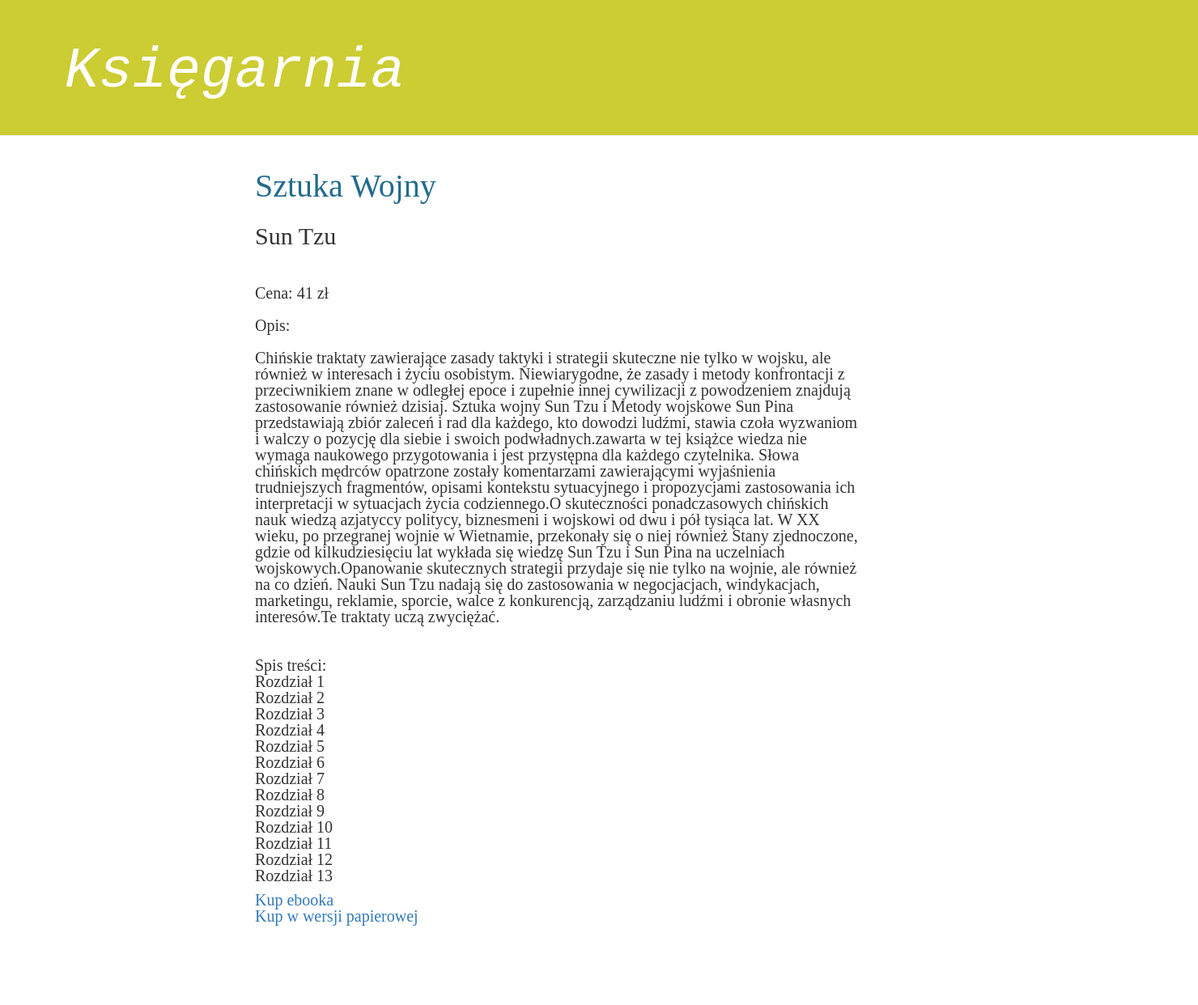
Screenshot of /book/4/ with the database file from the repository.
### sklep/models.py (models this page shows, shortened)
class Book(models.Model):
	author = models.CharField(max_length=50)
	title = models.CharField(max_length=70)
	description = models.TextField()
	tableOfContents = models.TextField()
	price = models.IntegerField()
	ebook = models.CharField(max_length=30)
	paper = models.CharField(max_length=30)
	graphics = models.TextField()
	published_date = models.DateTimeField(blank=True, null=True)

### sklep/views.py (the view)
# urls.py: url(r'^book/(?P<pk>[0-9]+)/$', views.book_detail, name='book_detail'),
def book_detail(request, pk):
    book = get_object_or_404(Book, pk=pk)
    return render(request, 'sklep/book_detail.html', {'book': book})

### sklep/templates/sklep/book_detail.html
{% extends 'sklep/base.html' %}
{% block content %}
    <div class="book">
        <h1>{{ book.title }}</h1>
		<div class="author"><br>{{ book.author }}</br></div>
		<div class="price"><br><br>Cena: {{ book.price }} zł</br></br><div>
        <div class="description"><p>Opis:<br><br>{{ book.description|linebreaksbr }}</br></br></p></div>
		<p>Spis treści: <br>{{ book.tableOfContents|linebreaksbr }}</br></p>
		<a href="{% url 'shop_detail'%}">{{ book.ebook}}</a>
		<br><a href="{% url 'shop_detail'%}">{{ book.paper}}</a></br>
    </div>
{% endblock %}

### static/css/sklep.css (style rules this page uses)
.book { margin-bottom: 10rem; line-height: 2rem; font-family: Verdana; }
.price { font-size: 2rem; margin-bottom: 1rem; }
.author { font-size: 3rem; margin-bottom: 1rem; }
.book h1 { font-size: 4rem; color: #236B8E; margin-bottom: 1rem; }
.book p { font-size: 2rem; margin-bottom: 1rem; }
.book author a:visited,. book author a:visited, { font-size: 2rem; margin-bottom: 1rem; }
.description { font-size: 2rem; margin-bottom: 2rem; }

### rows the page displays
Book: title "Sztuka Wojny", author "Sun Tzu", price "41", description "Chińskie traktaty zawierające zasady taktyki i strategii skuteczne nie tylko w wojsku, ale również w interesach i życiu osobistym. Niewiarygodne, że zasady i metody konfrontacji z przeciwnikiem znane w odległej epoce i zupełnie innej cywilizacji z powodzeniem znajdują zastosowanie również dzisiaj. Sztuka wojny Sun Tzu i Metody wojskowe Sun Pina przedstawiają zbiór zaleceń i rad dla każdego, kto dowodzi ludźmi, stawia czoła wyzwaniom i walczy o pozycję dla siebie i swoich podwładnych.zawarta w tej książce wiedza nie wymaga naukowego przygotowania i jest przystępna dla każdego czytelnika. Słowa chińskich mędrców opatrzone zostały komentarzami zawierającymi wyjaśnienia trudniejszych…", tableOfContents "Rozdział 1 Rozdział 2 Rozdział 3 Rozdział 4 Rozdział 5 Rozdział 6 Rozdział 7 Rozdział 8 Rozdział 9 Rozdział 10 Rozdział 11 Rozdział 12 Rozdział 13", ebook "Kup ebooka", paper "Kup w wersji papierowej"
